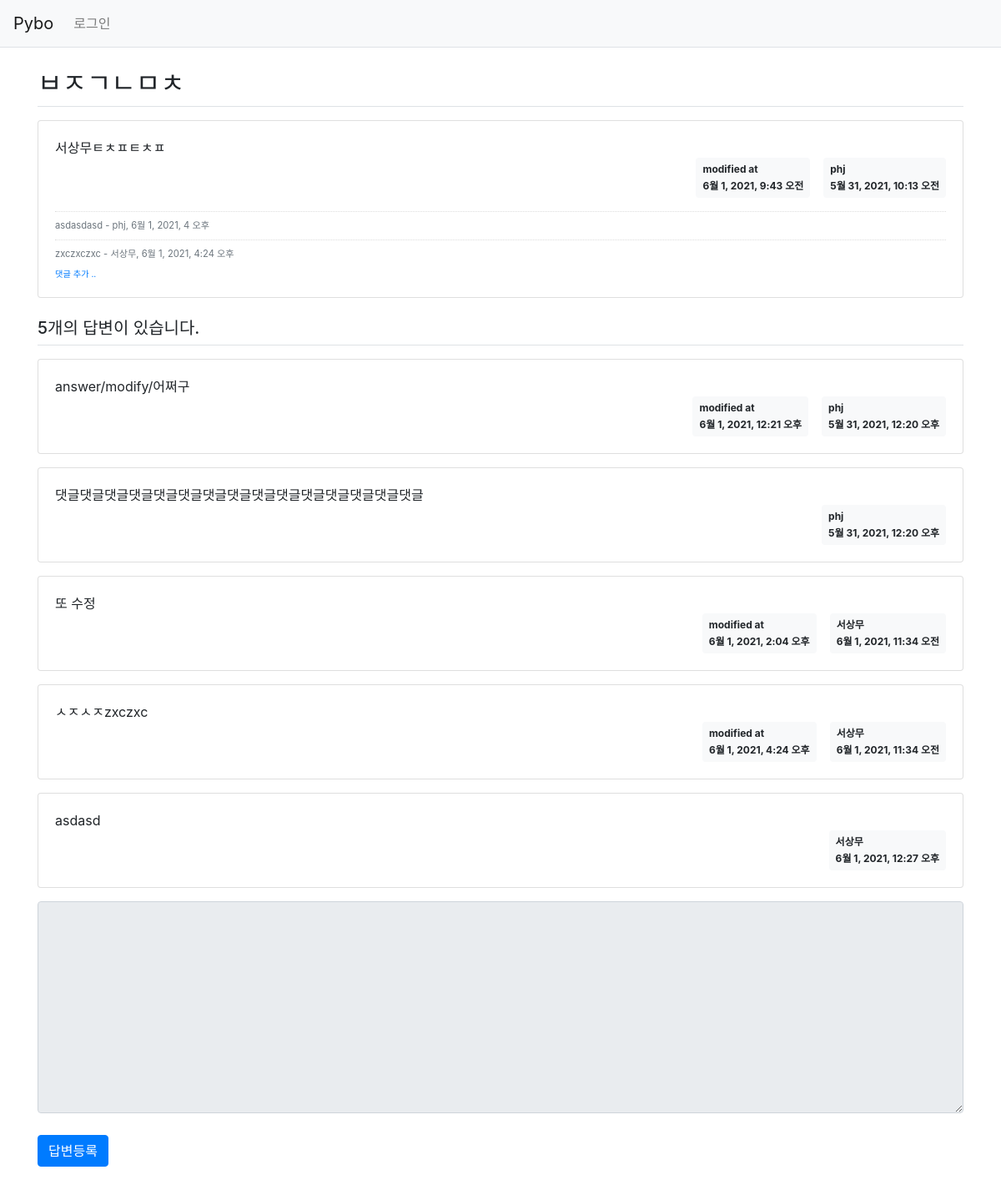
Page /pybo/306/ on the committed database.
### pybo/models.py (models this page shows, shortened)
class Question(models.Model):
    modify_date = models.DateTimeField(null=True, blank=True)
    subject = models.CharField(max_length=200)
    content = models.TextField()
    create_date = models.DateTimeField()
    author = models.ForeignKey(User, on_delete=models.CASCADE, related_name='author_question')
    voter = models.ManyToManyField(User, related_name='voter_question')

class Comment(models.Model):
    author = models.ForeignKey(User, on_delete=models.CASCADE)
    content = models.TextField()
    create_date = models.DateTimeField()
    modify_date = models.DateTimeField(null=True, blank=True)
    question = models.ForeignKey(Question, null=True, blank=True, on_delete=models.CASCADE)
    answer = models.ForeignKey(Answer, null=True, blank=True, on_delete=models.CASCADE)

class Answer(models.Model):
    modify_date = models.DateTimeField(null=True, blank=True)
    question = models.ForeignKey(Question, on_delete=models.CASCADE)
    author = models.ForeignKey(User, on_delete=models.CASCADE, related_name='author_answer')
    content = models.TextField()
    voter = models.ManyToManyField(User, related_name='voter_answer')
    create_date = models.DateTimeField()

### pybo/views/base_views.py (the view)
def detail(request, question_id):
    question = get_object_or_404(Question, pk=question_id)
    context = {'question': question}
    return render(request, 'pybo/question_detail.html', context)

### templates/pybo/question_detail.html (shortened to what this page needs)
{% extends 'base.html' %}
{% block content %}
<div class="container my-3">
    <h2 class="border-bottom py-2">{{ question.subject }}</h2>
    <div class="card my-3">
        <div class="card-body">
            <div class="card-text" style="white-space: pre-line;">{{ question.content }}</div>
            <div class="d-flex justify-content-end">
                {% if question.modify_date %}
                <div class="badge badge-light p-2 text-left mx-3">
                    <div class="mb-2">modified at</div>
                    <div>{{ question.modify_date }}</div>
                </div>
                {% endif %}
                <div class="badge badge-light p-2 text-left">
                    <div class="mb-2">{{ question.author.username }}</div>
                    <div>{{ question.create_date }}</div>
                </div>
            </div>
            {% if question.comment_set.count > 0 %}
            <div class="mt-3">
            {% for comment in question.comment_set.all %}
                <div class="comment py-2 text-muted">
                    <span style="white-space: pre-line;">{{ comment.content }}</span>
                    <span>
                        - {{ comment.author }}, {{ comment.create_date }}
                    </span>
                </div>
            {% endfor %}
            </div>
            {% endif %}
            <div>
                <a href="{% url 'pybo:comment_create_question' question.id  %}"
                   class="small"><small>댓글 추가 ..</small></a>
            </div>
        </div>
    </div>
    <h5 class="border-bottom my-3 py-2">{{question.answer_set.count}}개의 답변이 있습니다.</h5>
    {% for answer in question.answer_set.all %}
    <div class="card my-3">
        <div class="card-body">
            <div class="card-text" style="white-space: pre-line;">{{ answer.content }}</div>
            <div class="d-flex justify-content-end">
                {% if answer.modify_date %}
                <div class="badge badge-light p-2 text-left mx-3">
                    <div class="mb-2">modified at</div>
                    <div>{{ answer.modify_date }}</div>
                </div>
                {% endif %}
                <div class="badge badge-light p-2 text-left">
                    <div class="mb-2">{{ answer.author.username }}</div>
                    <div>{{ answer.create_date }}</div>
                </div>
            </div>
        </div>
    </div>
    {% endfor %}
    <form action="{% url 'pybo:answer_create' question.id %}" method="post" class="my-3">
        <div class="form-group">
                <textarea {% if not user.is_authenticated %}disabled{% endif %}
              name="content" id="content" class="form-control" rows="10"></textarea>
        </div>
            <input type="submit" value="답변등록" class="btn btn-primary">
    </form>
</div>
{% endblock %}

### static/style.css (style rules this page uses)
textarea { width:100%; }
input[type=submit] { margin-top:10px; }
.comment { border-top:dotted 1px #ddd; font-size:0.7em; }

### rows in the picture
Question: subject "ㅂㅈㄱㄴㅁㅊ", content "서상무ㅌㅊㅍㅌㅊㅍ", modify_date "6월 1, 2021, 9:43 오전", author.username "phj", create_date "5월 31, 2021, 10:13 오전", answer_set.count "5"
Comment: content "asdasdasd", author "phj", create_date "6월 1, 2021, 4 오후"
Comment: content "zxczxczxc", author "서상무", create_date "6월 1, 2021, 4:24 오후"
Answer: content "answer/modify/어쩌구", modify_date "6월 1, 2021, 12:21 오후", author.username "phj", create_date "5월 31, 2021, 12:20 오후"
Answer: content "댓글댓글댓글댓글댓글댓글댓글댓글댓글댓글댓글댓글댓글댓글댓글", author.username "phj", create_date "5월 31, 2021, 12:20 오후"
Answer: content "또 수정", modify_date "6월 1, 2021, 2:04 오후", author.username "서상무", create_date "6월 1, 2021, 11:34 오전"
Answer: content "ㅅㅈㅅㅈzxczxc", modify_date "6월 1, 2021, 4:24 오후", author.username "서상무", create_date "6월 1, 2021, 11:34 오전"
Answer: content "asdasd", author.username "서상무", create_date "6월 1, 2021, 12:27 오후"
